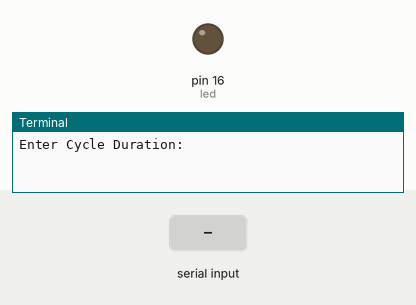
Bench run of a program on a simulated Raspberry Pi (header pin numbers). Shown: output pins drawn as LEDs (lit = HIGH), the last lines printed to the terminal. The test bench sets the inputs (shaded band).

Above: at 1.2 s.
1.3 s: "1" typed at the terminal
At 3.05 s:
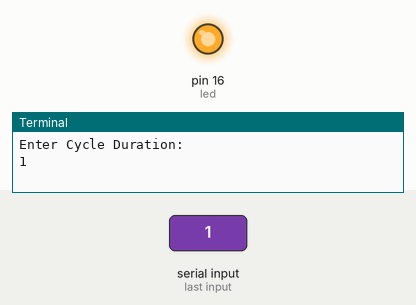
Timing chart, 0 to 10.3 s (numbered marks = the images above; inputs shaded):
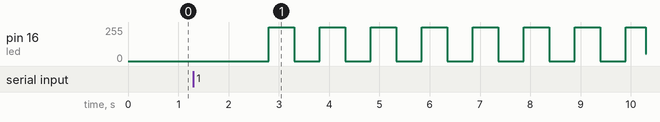

The program:

dimmer.py
```python
import RPi.GPIO as GPIO
import time

led = 16

GPIO.setmode(GPIO.BOARD)

GPIO.setup(led, GPIO.OUT)
pmwLed = GPIO.PWM(led, 500)
delTime = (float)(raw_input("Enter Cycle Duration: "))
delTime = delTime/200
try:
	pmwLed.start(0)
	time.sleep(1)
	i = 0
	change = 1
	while True:
		pmwLed.ChangeDutyCycle(i)
		time.sleep(delTime)
		i+=change
		if i > 100:
			change = -1
			i = 100
		if i < 0:
			change = 1
			i = 0
except KeyboardInterrupt:
	pmwLed.stop()
	GPIO.cleanup()
```

Measured:
- after the input at 1.3 s, pin 16 (led): 0/255 → 255/255 after 1.5 s, → 0/255 0.51 s later, → 255/255 0.51 s later, → 0/255 0.51 s later, … (16 changes in this stretch)
